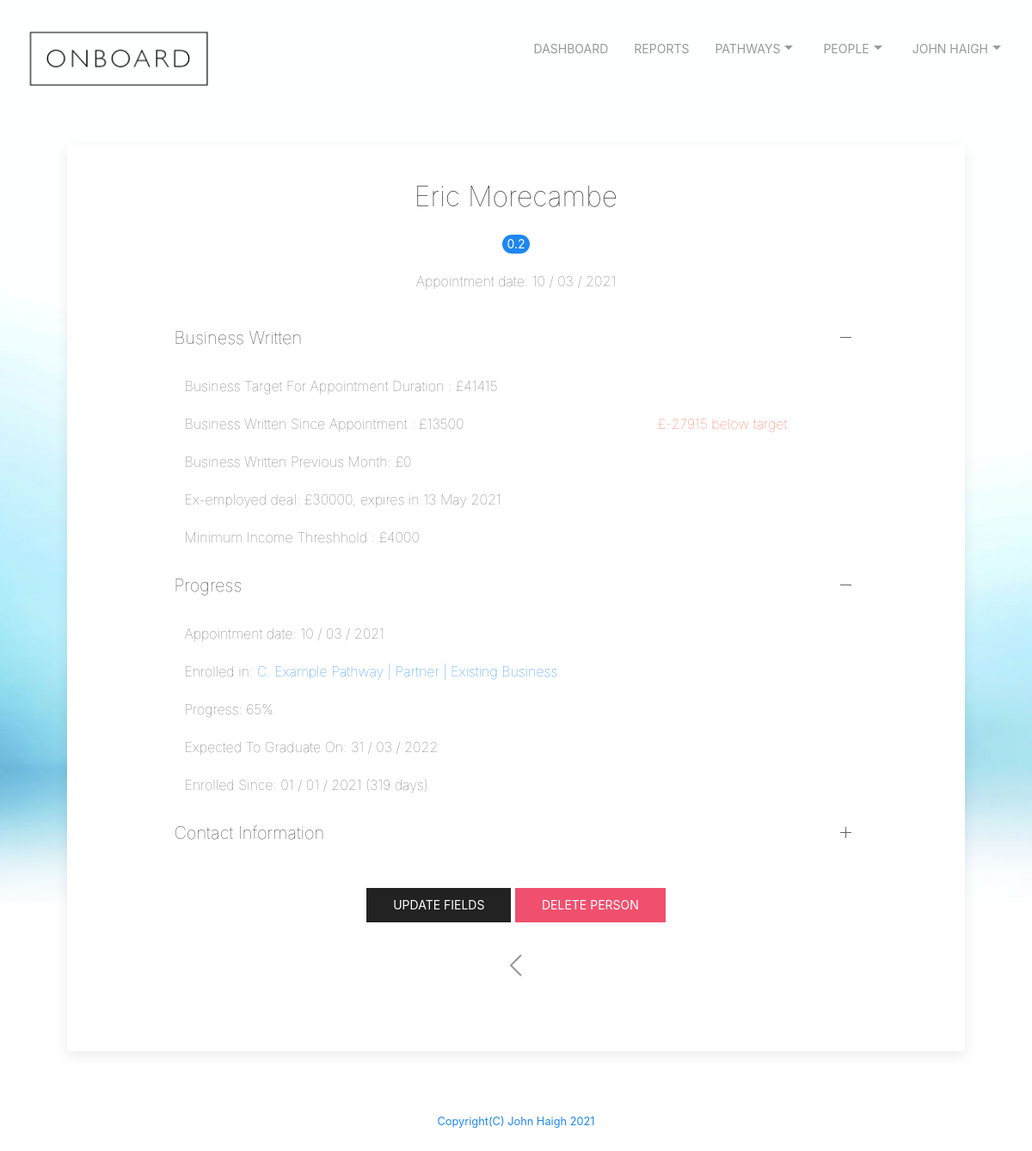
The page /viewperson?name=eric@test.com (signed in) on the database its author committed.
### tables this page shows
CREATE TABLE "people" (
	"id"	integer NOT NULL,
	"firstname"	text NOT NULL,
	"lastname"	text NOT NULL,
	"mobile"	text NOT NULL,
	"email"	text NOT NULL,
	"pdm"	text NOT NULL,
	"bam"	text,
	"pathwayEnrolled"	text,
	"pathwayEnrolledDate"	text,
	"pathwayEnrolledPosition"	text,
	"pathwayEnrolledProgress"	integer,
	"pathwayEnrolledPositionDate"	text,
	"history"	text,
	"exEmployedDeal"	text,
	"exEmployedDealExpiry"	text,
	"businessWrittenPreviousMonth"	integer,
	"businessWrittenYearToDate"	integer,
	"daysinpathway"	integer,
	"estcompletion"	text,
	"score"	int,
	"minincome"	int,
	"practice"	text,
	"dateappointed"	text,
	"dayssinceappointment"	int,
	"appointed"	int,
	"region"	int,
	"completed"	INTEGER,
	PRIMARY KEY("id")
);

### app.py (the view)
@app.route("/viewperson", methods=["GET", "POST"])
@login_required
def viewperson():
    if request.method == "GET":
        db = SQL("sqlite:///onboard.db")
        info = db.execute("SELECT * FROM users WHERE id = ?", session["user_id"])
        username = info[0]['email']
        firstname = info[0]['firstname']
        lastname = info[0]['lastname']
        personemail = request.args.get('name')
        fullname = firstname + ' ' + lastname
        rows = db.execute("SELECT DISTINCT * FROM people WHERE email = ?", personemail)
        if rows[0]['appointed'] == 1:
            targetnumber = int(rows[0]['dayssinceappointment']) * 165
            resultnumber = int(rows[0]['businessWrittenYearToDate']) - targetnumber
            if resultnumber < 0:
                resultstring = '£'+str(resultnumber) + ' below target'
                style = 'red'
            else:
                resultstring = '+£'+str(resultnumber) + ' above target'
                style = 'green'
            return render_template("viewperson.html", FullName = fullname, rows = rows, targetnumber = targetnumber, result = resultstring, style = style)
        else:
            return render_template("viewperson.html", FullName = fullname, rows = rows)

### app.py (called while the page is built)
@app.after_request
def after_request(response):
    response.headers["Cache-Control"] = "no-cache, no-store, must-revalidate"
    response.headers["Expires"] = 0
    response.headers["Pragma"] = "no-cache"
    return response

def login_required(f):
    @wraps(f)
    def decorated_function(*args, **kwargs):
        if session.get("user_id") is None:
            return redirect("/login")
        return f(*args, **kwargs)
    return decorated_function

### templates/viewperson.html (shortened to what this page needs)
{% extends "layout.html" %}
{% block main %}
<div class="uk-card uk-card-default uk-card-small">
  <div class="uk-card-body" id="width">
    <div class="uk-text-center uk-card-body">
      <h2 class="uk-text uk-text-lighter">{{ rows[0]["firstname"] }} {{ rows[0]['lastname'] }}</h2>
      {% if rows[0]['appointed'] == 1 %}
      <span class="uk-badge uk-badge-success">{{rows[0]['score']}}</span>
        <p class="uk-text uk-text-lighter">Appointment date: {{rows[0]['dateappointed']}}</p>
      {% endif %}
    </div>
    <ul uk-accordion="multiple: true">
      <li class="uk-open">
          <a class="uk-accordion-title uk-text uk-text-lighter" href="#">Business Written</a>
          <div class="uk-accordion-content">
            <table class="uk-table uk-table-small uk-text uk-text-lighter">
              {% if rows[0]['appointed'] == 1 %}
              <tr><td >Business Target For Appointment Duration : £{{targetnumber}}</td></tr>
              <tr><td {{style}}>Business Written Since Appointment : £{{ rows[0]['businessWrittenYearToDate'] }}   <td id="{{style}}">{{result}}</td></tr>
              <tr><td>Business Written Previous Month: £{{ rows[0]['businessWrittenPreviousMonth'] }} </td></tr>
              {% endif %}
              <tr><td>Ex-employed deal: £{{ rows[0]['exEmployedDeal'] }}, expires in {{ rows[0]['exEmployedDealExpiry'] }} </td></tr>
              <tr><td>Minimum Income Threshhold : £{{ rows[0]['minincome'] }} </td></tr>
              </table>
          </div>
      </li>
      {% if rows[0]['appointed'] == 1 %}
      <li class="uk-open">
          <a class="uk-accordion-title uk-text uk-text-lighter" href="#">Progress</a>
          <div class="uk-accordion-content">
            <table class="uk-table uk-table-small uk-text uk-text-lighter">
              <tr><td>Appointment date: {{rows[0]['dateappointed']}}</td></tr>
              <tr><td>Enrolled in: <a href="/progress?name={{rows[0]["email"]}}&pathway={{rows[0]['pathwayEnrolled']}}">{{rows[0]['pathwayEnrolled']}}</a></td></tr>
              <tr><td>Progress: {{rows[0]['pathwayEnrolledProgress']}}%</td></tr>
              <tr><td>Expected To Graduate On: {{rows[0]['estcompletion']}}</td></tr>
              <tr><td>Enrolled Since: {{rows[0]['pathwayEnrolledDate']}} ({{rows[0]['daysinpathway']}} days)</td><tr>
              </table>
          </div>
      </li>
      {% endif %}
        <li>
            <a class="uk-accordion-title uk-text uk-text-lighter" href="#">Contact Information</a>
        </li>
    </ul>
        <div id="center">
          <a class="uk-button uk-button-secondary" href="/updatefields?name={{rows[0]['email']}}">Update Fields</a>   <a class="uk-button uk-button-danger" href="/delete?id=person&name={{rows[0]['email']}}"onclick="return confirm('Are you sure you want to delete this person?\r\rThis cannot be undone.')">Delete Person</a>
        <div id="center">
          <a href="/people" class="uk-icon-link" uk-icon="icon: chevron-left;ratio: 2"></a>
        </div>
        </div>
    </div>
  </div>
  {% endblock %}

### static/styles.css (style rules this page uses)
#center { margin-left: auto; margin-right: auto; text-align: center; padding: 30px; }
#width { margin-left: auto; margin-right: auto; width: 80%; padding: 20px; }
body { border-color: coral; }
body { background-image: url("images/onboard_homepage_background_1400x933px.jpg"); background-repeat: repeat; background-size: cover; background-color: #464646; height: 200vh; }
#red { color:Tomato; }

### rows shown on the page
people: firstname "Eric", lastname "Morecambe", score "0.2", dateappointed "10 / 03 / 2021", businessWrittenYearToDate "13500", businessWrittenPreviousMonth "0", exEmployedDeal "30000", exEmployedDealExpiry "13 May 2021", minincome "4000", pathwayEnrolled "C. Example Pathway | Partner | Existing Business", pathwayEnrolledProgress "65", estcompletion "31 / 03 / 2022", pathwayEnrolledDate "01 / 01 / 2021", daysinpathway "319"

### other values the page prints
{{ FullName }} "JOHN HAIGH"
{{ targetnumber }} "41415"
{{ result }} "£-27915 below target"
